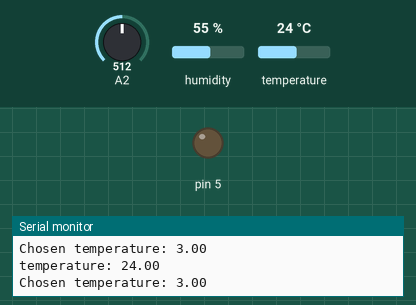
Simulated run of this sketch. Board: Arduino Uno, built with avr-gcc and run on an emulated ATmega328P. Parts: output pins drawn as LEDs (lit = HIGH), the last lines printed to the serial monitor. Inputs (shaded band) come from the test bench; at power-on: temperature 24 °C, A2 = 512, humidity 55 %.

Above: at 4.8 s.
4.9 s: temperature set to 4 °C
7.9 s: temperature set to 1 °C
At 8.5 s:
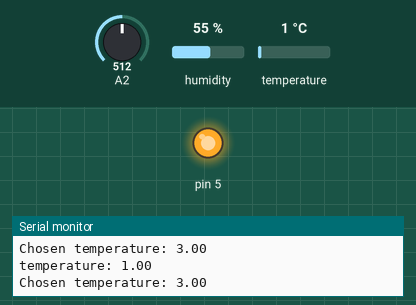
10.9 s: temperature set to 12 °C
At 13.3 s:
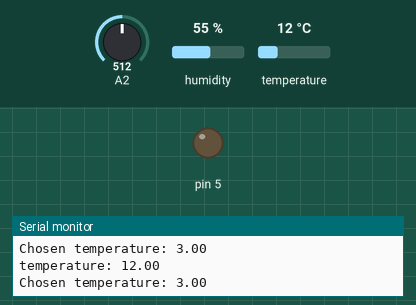
Timing chart, 0 to 14.8 s (numbered marks = the images above; inputs shaded):
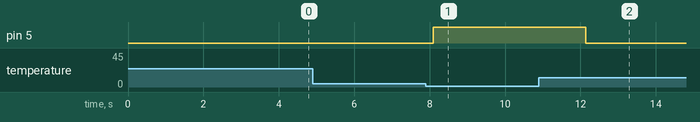

The sketch:

IoTthermometer.ino
```cpp
#include <DHT.h>

#define DHTPIN 4
#define DHTTYPE DHT11

DHT dht(DHTPIN,DHTTYPE);

void setup()
{
  pinMode(2,INPUT_PULLUP);
  pinMode(5,OUTPUT);
  Serial.begin(115200);
  dht.begin();
}

void loop()
{
  delay(2000);
  float p = analogRead(2);
  float t2 = map(p,0,4095,0,30);
  float t = dht.readTemperature();
  if (isnan(t))
  {
    Serial.println(F("Failed to read from DHT sensor!"));
    return;
  }
  if (t2 > t)
  {
    digitalWrite(5,HIGH);
  }
  else
    digitalWrite(5,LOW);
  Serial.print("temperature: ");
  Serial.println(t);
  Serial.print("Chosen temperature: ");
  Serial.println(t2);
}
```

Measured:
- the behaviour switches between 3 and 2 °C on temperature (found by bisection; images 0 and 1)
- after the input at 7.9 s, pin 5: LOW → HIGH after 0.20 s
- after the input at 10.9 s, pin 5: HIGH → LOW after 1.2 s
